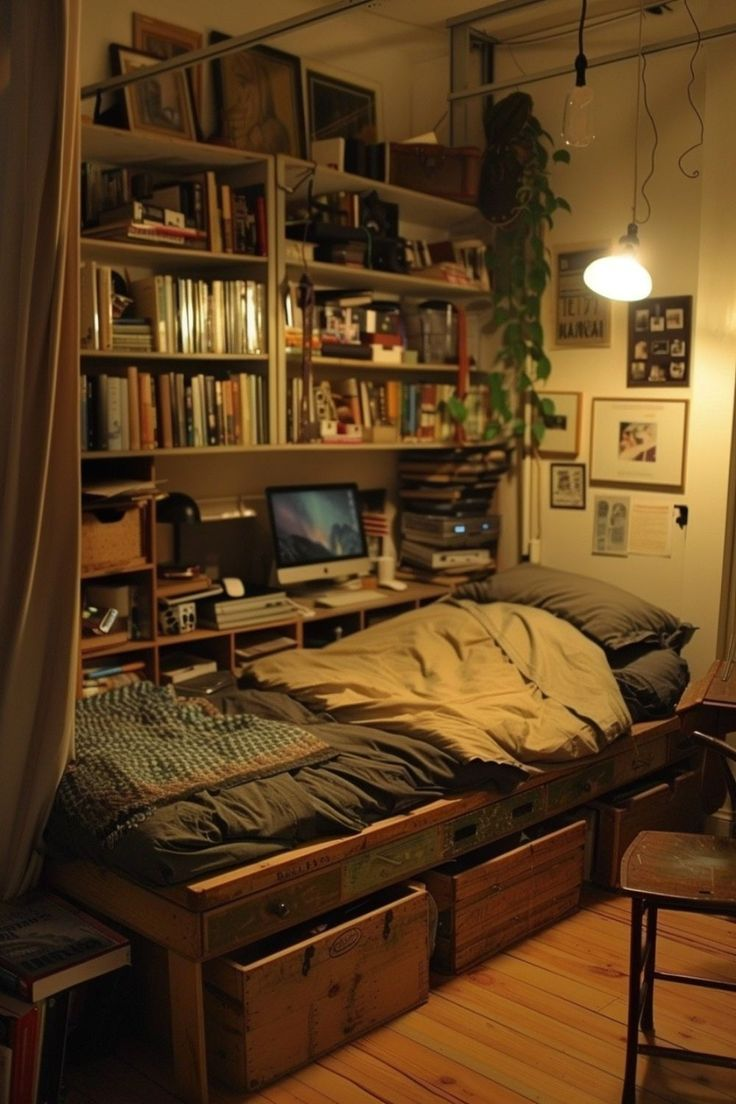
#> input picture ML_Assignments/Piyush/bed.jpeg, 736 x 1104 px, given in place of city.jpg, which was not available
$ jupyter execute --allow-errors Abhijeet.ipynb
#> lines starting #> are read from the running program, lines starting #| are printed output that depends on the picture; after the words box and inside, x2 and y2 are one past the last pixel; in counts of white or black regions, pixels touching at a corner belong together; pictures that were not available may be replaced by others from this repository, and a replacement may not be noted
[cell 1]
#Section A
import cv2
img = cv2.imread(r"YOLOimages\city.jpg",1) #Reading the image
#> img is the input picture: shape (1104, 736, 3); mean B, G, R 30.6, 63.2, 92.1
gray = cv2.cvtColor(img, cv2.COLOR_BGR2GRAY) #Converting to grayscale
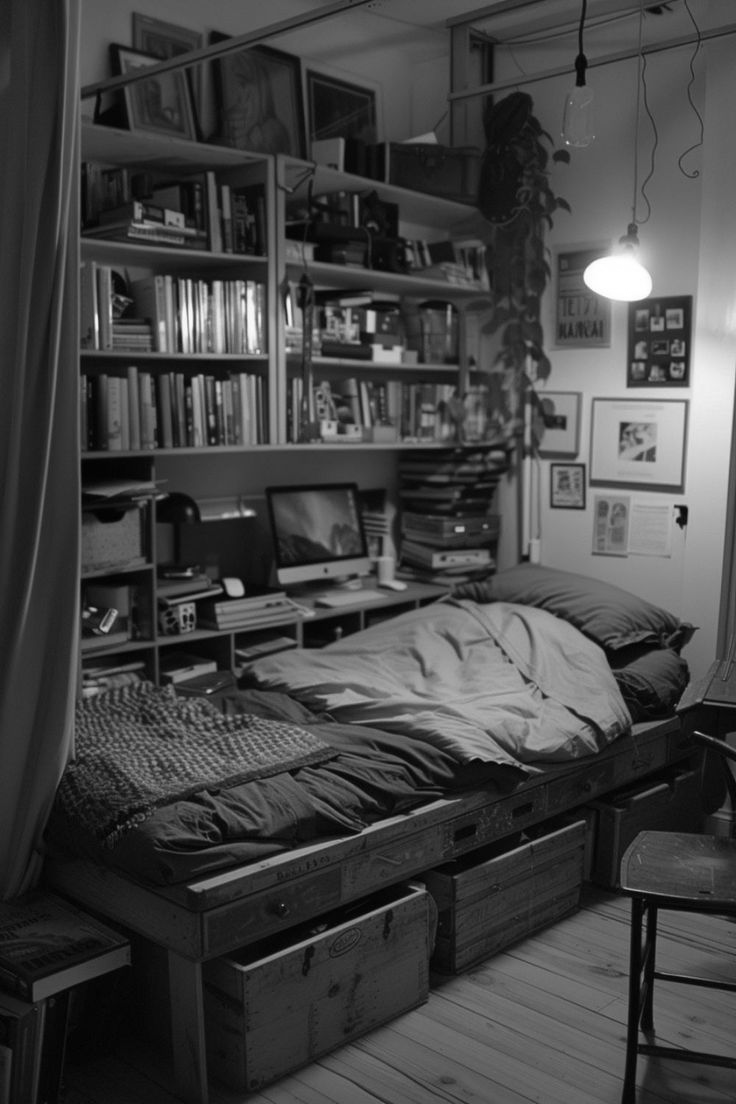
#> gray: shape (1104, 736); min 0, max 255, mean 68.1
blurred = cv2.GaussianBlur(gray,(3,3),0) #Blurring
edge = cv2.Canny(blurred, 100, 200, 5) #Detecting edges
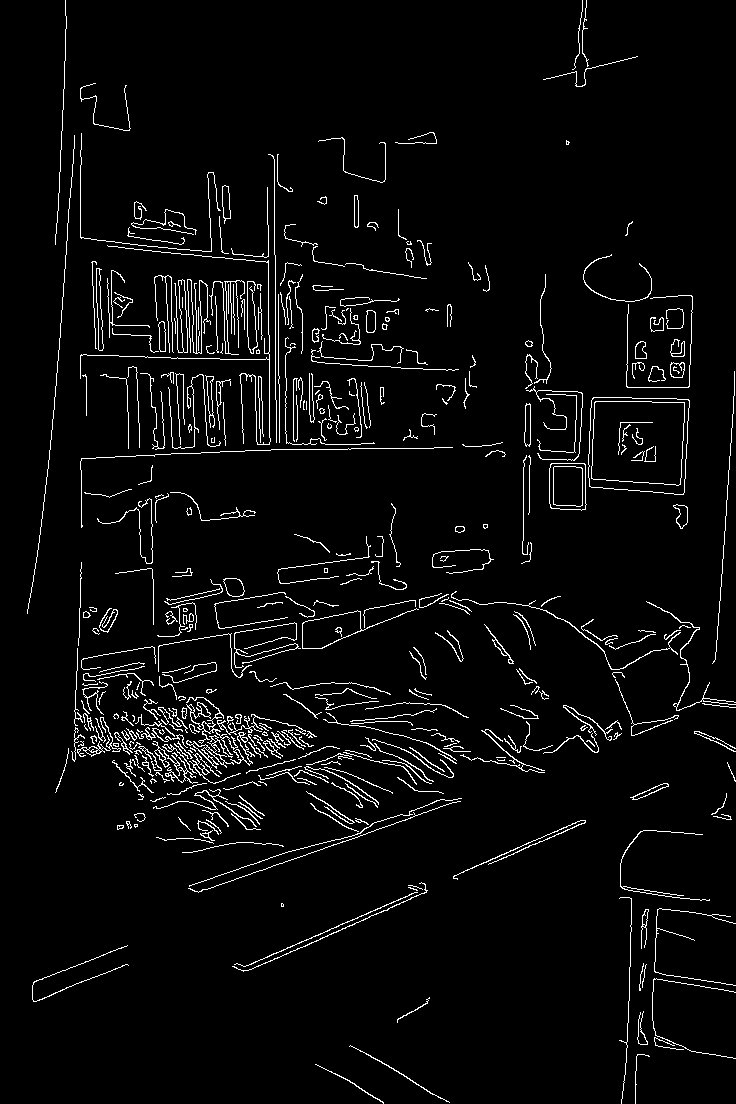
#> edge: shape (1104, 736); 4% white in thin lines or dots
w,h=img.shape[:2]
#> w = 1104; h = 736
Ms = cv2.getRotationMatrix2D((w//2,h//2),0.0,2.0) #scale by 2x
#> Ms = [[2, 0, -552], [0, 2, -368]]
Mr = cv2.getRotationMatrix2D((w//2,h//2),39.0,1.0) #rotate by 39 degrees
Mrs = cv2.getRotationMatrix2D((w//2,h//2),43.0,3.5) #rotate by 43 degrees and scale by 3.5x
rotated = cv2.warpAffine(img, Mr, (w, h)) #rotated image
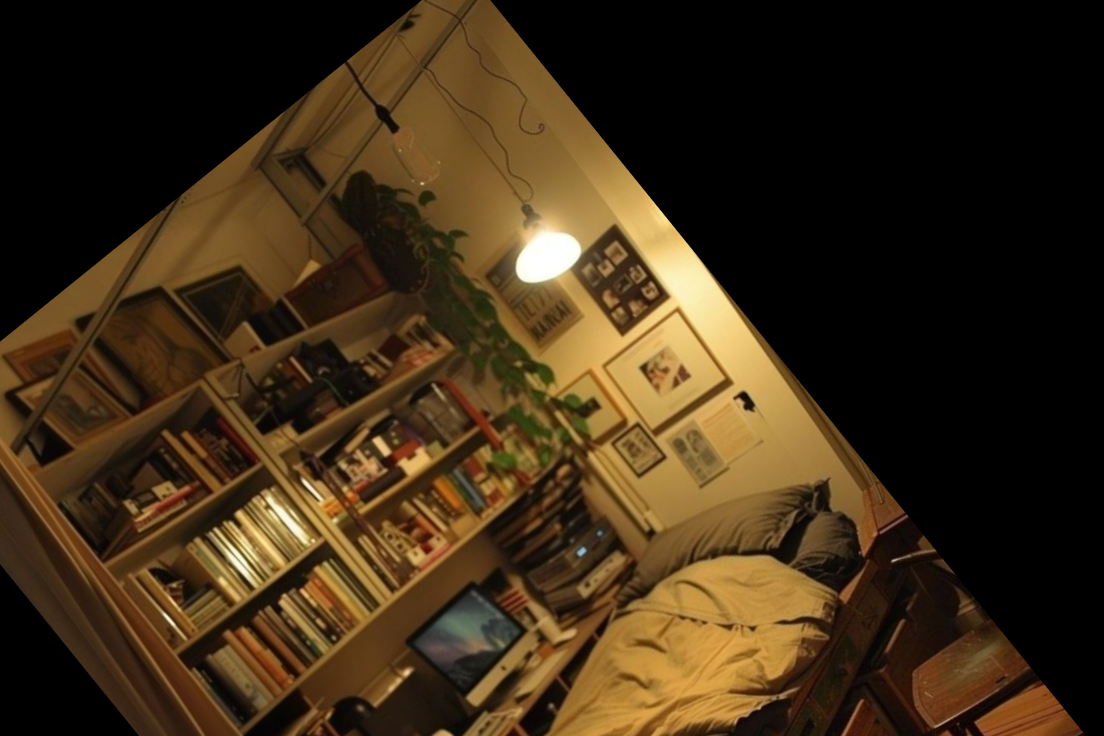
#> rotated: shape (736, 1104, 3); mean B, G, R 22.5, 45.2, 62.4
scaled = cv2.warpAffine(img, Ms, (w, h)) #scaled image
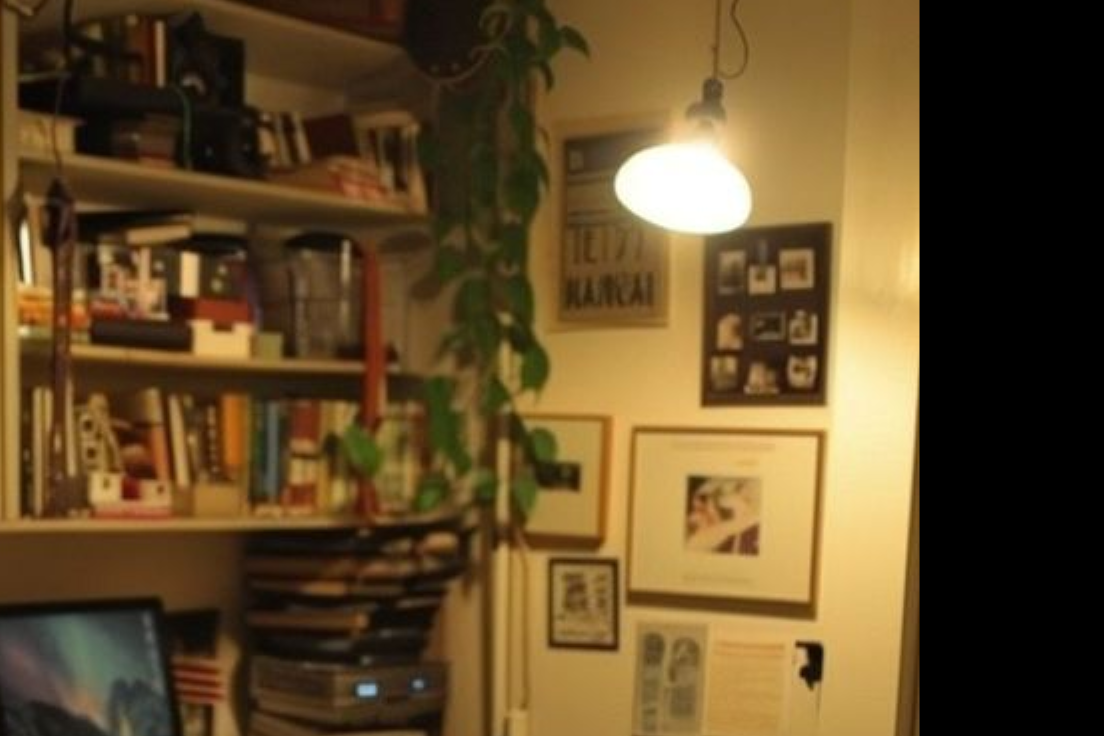
#> scaled: shape (736, 1104, 3); mean B, G, R 41.2, 76.3, 99.4
rot_n_scaled = cv2.warpAffine(img, Mrs, (w, h)) #applying both rotation and scaling
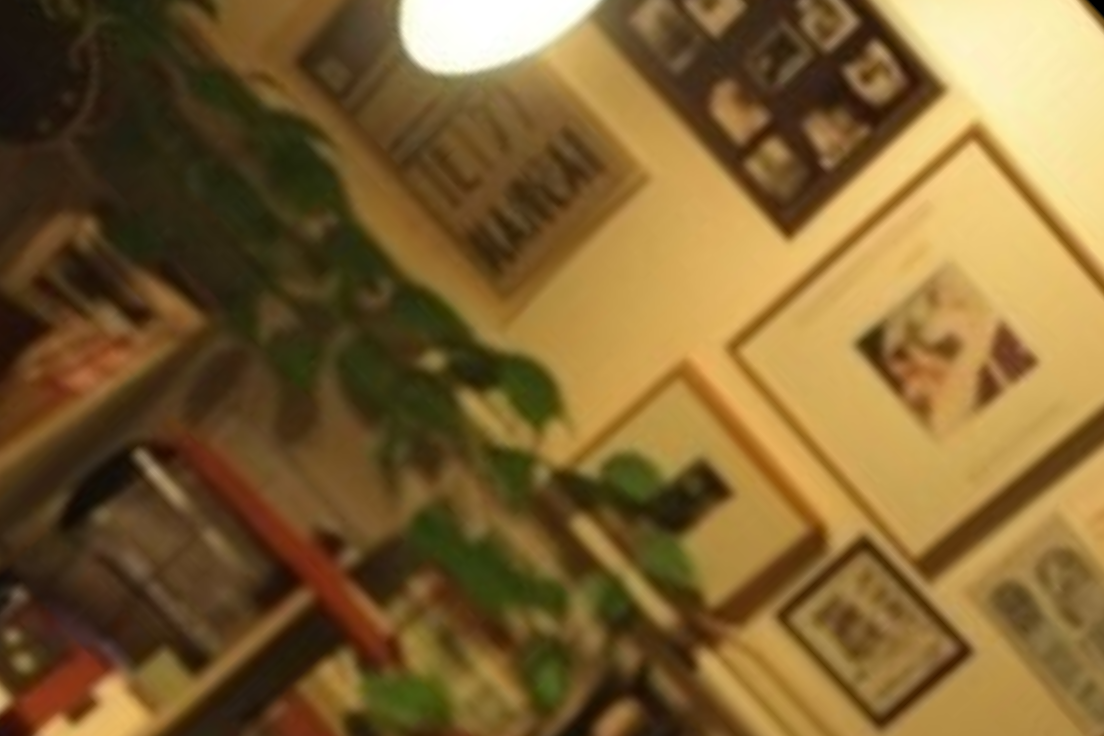
#> rot_n_scaled: shape (736, 1104, 3); mean B, G, R 51.6, 98.8, 126.8
#Displaying images
cv2.imshow('Original',img)
cv2.imshow('Grayed',gray)
cv2.imshow('Blurred',blurred)
cv2.imshow('Edges',edge)
cv2.imshow('Rotated',rotated)
cv2.imshow('Scaled',scaled)
cv2.imshow('Rotated and Scaled',rot_n_scaled)
cv2.waitKey(0)
cv2.destroyAllWindows()

$ run again, on ML_Assignments/Piyush/forest.jpeg
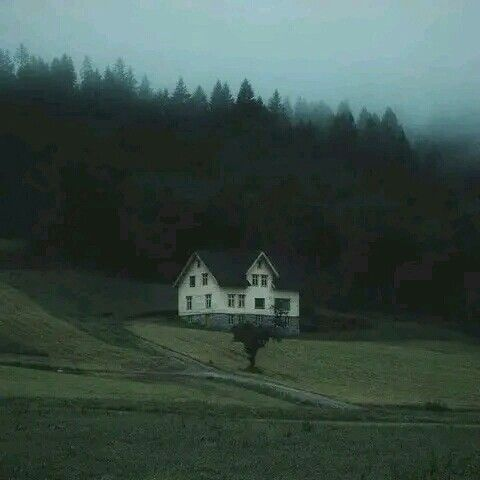
#> input picture ML_Assignments/Piyush/forest.jpeg, 480 x 480 px, given in place of city.jpg, which was not available
#> img is the input picture: shape (480, 480, 3); mean B, G, R 69.5, 76.5, 58.3
#> `edge = cv2.Canny(blurred, 100, 200, 5)`:
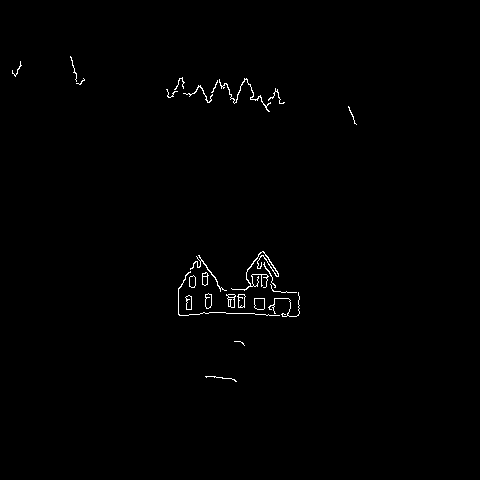
#> edge: shape (480, 480); 0.64% white in thin lines or dots, all inside (x1, y1, x2, y2) = (12, 56, 357, 382)
#> `rot_n_scaled = cv2.warpAffine(img, Mrs, (w, h))`:
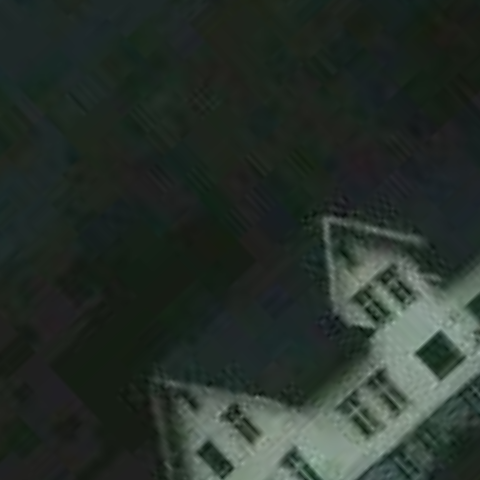
#> rot_n_scaled: shape (480, 480, 3); mean B, G, R 42.7, 48.9, 39.4
